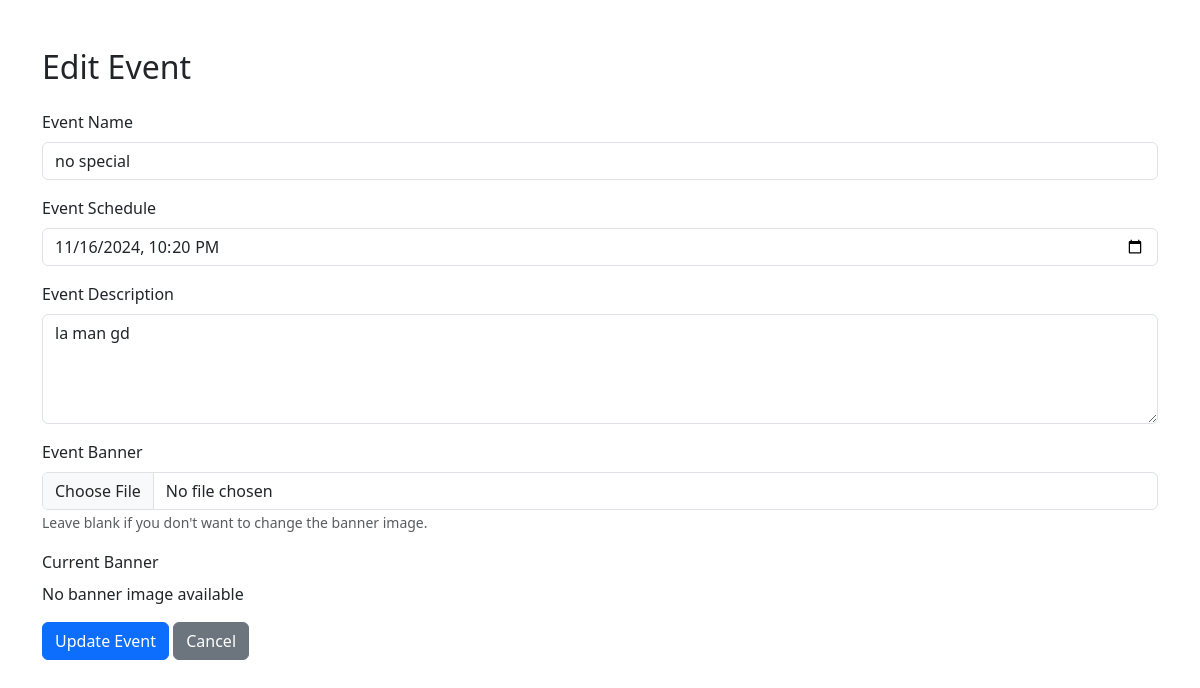
/admins/include/edit_event.php?id=4, run on the app's committed database.
### tables this page shows
CREATE TABLE `events` (
  `event_id` int(30) NOT NULL,
  `user_id` int(11) NOT NULL,
  `title` varchar(250) NOT NULL,
  `content` text NOT NULL,
  `schedule` datetime NOT NULL,
  `banner` text NOT NULL,
  `date_created` datetime NOT NULL DEFAULT current_timestamp()
);

### admins/include/edit_event.php (the view, shortened to what this page needs)
<?php
include '../../database.php';
if (isset($_GET['id']) && is_numeric($_GET['id'])) {
    $event_id = $_GET['id'];
    $qry = $conn->query("SELECT * FROM events WHERE event_id = $event_id");
    if ($qry->num_rows > 0) {
        $event = $qry->fetch_assoc();
    } else {
        echo "<script>alert('Event not found!'); window.location.href = 'index.php?page=events';</script>";
        exit;
    }
} else {
    echo "<script>alert('Invalid event ID!'); window.location.href = 'index.php?page=events';</script>";
    exit;
}
?>
<!DOCTYPE html>
<html lang="en">
<head>
    <link href="https://cdn.jsdelivr.net/npm/bootstrap@5.3.0/dist/css/bootstrap.min.css" rel="stylesheet">
</head>
<body>
    <div class="container mt-5">
        <h2 class="mb-4">Edit Event</h2>
        <form method="POST" enctype="multipart/form-data">
            <div class="mb-3">
                <label for="title" class="form-label">Event Name</label>
                <input type="text" class="form-control" id="title" name="title" value="<?= htmlspecialchars($event['title']) ?>" required>
            </div>
            <div class="mb-3">
                <label for="schedule" class="form-label">Event Schedule</label>
                <input type="datetime-local" class="form-control" id="schedule" name="schedule" value="<?= date('Y-m-d\TH:i', strtotime($event['schedule'])) ?>" required>
            </div>
            <div class="mb-3">
                <label for="content" class="form-label">Event Description</label>
                <textarea class="form-control" id="content" name="content" rows="4" required><?= htmlspecialchars($event['content']) ?></textarea>
            </div>
            <div class="mb-3">
                <label for="banner" class="form-label">Event Banner</label>
                <input type="file" class="form-control" id="banner" name="banner">
                <small class="form-text text-muted">Leave blank if you don't want to change the banner image.</small>
            </div>
            <div class="mb-3">
                <label for="current-banner" class="form-label">Current Banner</label><br>
                <?php if (!empty($event['banner']) && file_exists('uploads/' . $event['banner'])): ?>
                    <img src="uploads/<?= htmlspecialchars($event['banner']) ?>" alt="Current Banner" class="img-fluid" style="max-height: 100px;">
                <?php else: ?>
                    <p>No banner image available</p>
                <?php endif; ?>
            </div>
            <button type="submit" class="btn btn-primary">Update Event</button>
            <a href="../manage_event.php?page=events" class="btn btn-secondary">Cancel</a>
        </form>
    </div>
</body>
</html>

### data on the page
events: title "no special", schedule "11/16/2024 22:20", content "la man gd"
